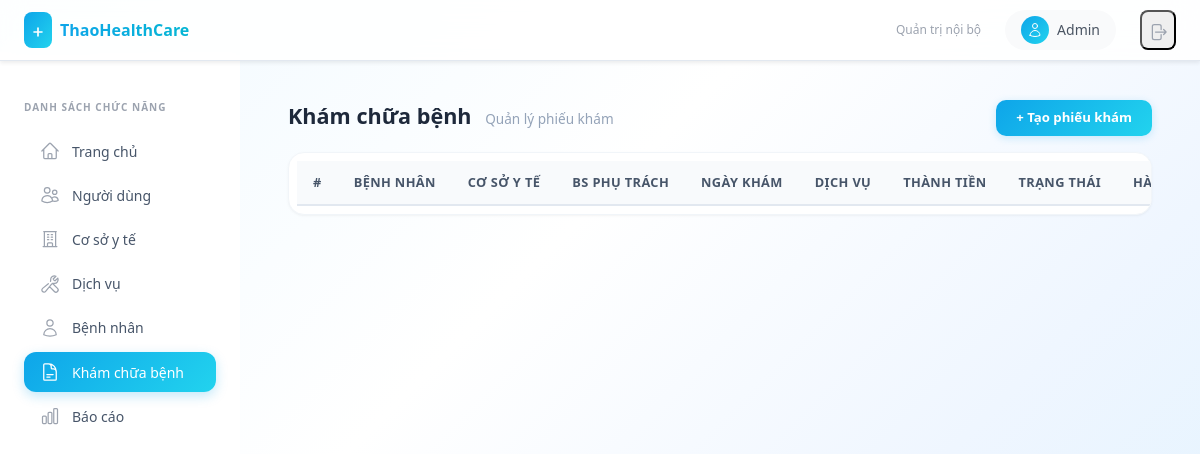
Before: /examinations/ (signed in) with the older database file.
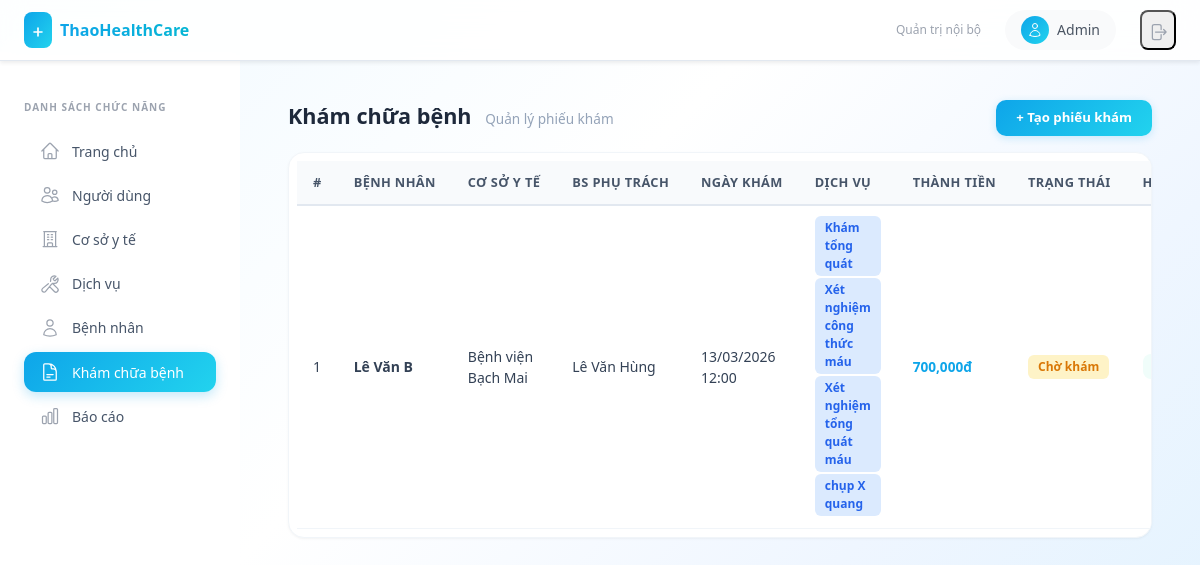
After: the same page with the newer database file.
### api/models.py (models this page shows, shortened)
class MedicalExamination(models.Model):
    STATUS_CHOICES = [
        ('awaiting_payment', 'Chờ thanh toán'),
        ('pending', 'Chờ khám'),
        ('in_progress', 'Đang khám'),
        ('completed', 'Hoàn thành'),
        ('cancelled', 'Đã hủy'),
    ]
    patient = models.ForeignKey('Patient', on_delete=models.CASCADE, related_name='examinations')
    facility = models.ForeignKey('MedicalFacility', on_delete=models.CASCADE, related_name='examinations')
    doctor = models.ForeignKey('User', on_delete=models.SET_NULL, null=True, blank=True, related_name='examinations')
    examination_date = models.DateTimeField()
    status = models.CharField(max_length=20, choices=STATUS_CHOICES, default='awaiting_payment')
    overall_result = models.TextField(blank=True, null=True)
    notes = models.TextField(blank=True, null=True)
    created_at = models.DateTimeField(auto_now_add=True)
    updated_at = models.DateTimeField(auto_now=True)

class Patient(models.Model):
    IDENTIFIER_CHOICES = [
        ('insurance', 'Số BHYT'),
        ('national_id', 'CMND/CCCD'),
        ('phone', 'Số điện thoại'),
    ]
    identifier_type = models.CharField(max_length=20, choices=IDENTIFIER_CHOICES)
    identifier = models.CharField(max_length=100, unique=True)
    name = models.CharField(max_length=255)
    contact_info = models.TextField(blank=True, null=True)
    gender = models.CharField(max_length=10, choices=[('male', 'Male'), ('female', 'Female'), ('other', 'Other')])
    created_by_facility = models.ForeignKey(MedicalFacility, on_delete=models.SET_NULL, null=True, related_name="patients")
    activity_history = models.JSONField(default=list, blank=True)

class MedicalFacility(models.Model):
    STATUS_CHOICES = [
        ('active', 'Đang hoạt động'),
        ('paused', 'Tạm dừng'),
        ('holiday', 'Nghỉ lễ'),
        ('maintenance', 'Bảo trì'),
        ('closed', 'Ngừng hoạt động'),
    ]
    code = models.CharField(max_length=50, unique=True)
    name = models.CharField(max_length=255)
    address = models.TextField()
    status = models.CharField(max_length=20, choices=STATUS_CHOICES, default='active')
    services = models.ManyToManyField(Service, blank=True, related_name='facilities')

class User(AbstractUser):
    code = models.CharField(max_length=50, unique=True)
    facility = models.ForeignKey(MedicalFacility, on_delete=models.CASCADE, related_name="users", null=True, blank=True)
    name = models.CharField(max_length=255)
    role = models.ForeignKey(Role, on_delete=models.SET_NULL, null=True, blank=True, related_name='users')
    created_at = models.DateTimeField(auto_now_add=True)
    updated_at = models.DateTimeField(auto_now=True)
    @property
    def role_code(self):
        return self.role.code if self.role else None

class ExaminationService(models.Model):
    STATUS_CHOICES = [
        ('pending', 'Chờ thực hiện'),
        ('in_progress', 'Đang thực hiện'),
        ('completed', 'Hoàn thành'),
    ]
    examination = models.ForeignKey(MedicalExamination, on_delete=models.CASCADE, related_name='examination_services')
    service = models.ForeignKey('Service', on_delete=models.CASCADE, related_name='examination_services')
    assigned_doctor = models.ForeignKey('User', on_delete=models.SET_NULL, null=True, blank=True, related_name='assigned_examination_services')
    service_time = models.DateTimeField(null=True, blank=True)
    room = models.CharField(max_length=50, blank=True, null=True)
    price = models.DecimalField(max_digits=12, decimal_places=0, default=0)
    result = models.TextField(blank=True, null=True)
    status = models.CharField(max_length=20, choices=STATUS_CHOICES, default='pending')
    notes = models.TextField(blank=True, null=True)

class Service(models.Model):
    SERVICE_TYPE_CHOICES = [
        ('kham_benh', 'Khám bệnh'),
        ('xet_nghiem', 'Xét nghiệm'),
        ('chan_doan_hinh_anh', 'Chẩn đoán hình ảnh'),
        ('phau_thuat', 'Phẫu thuật'),
        ('noi_khoa', 'Nội khoa'),
        ('ngoai_khoa', 'Ngoại khoa'),
        ('san_phu_khoa', 'Sản phụ khoa'),
        ('nhi_khoa', 'Nhi khoa'),
        ('rang_ham_mat', 'Răng hàm mặt'),
        ('mat', 'Mắt'),
        ('tai_mui_hong', 'Tai mũi họng'),
        ('phuc_hoi_chuc_nang', 'Phục hồi chức năng'),
        ('khac', 'Khác'),
    ]
    code = models.CharField(max_length=50, unique=True)
    name = models.CharField(max_length=255)
    service_type = models.CharField(max_length=50, choices=SERVICE_TYPE_CHOICES, default='khac')
    price = models.DecimalField(max_digits=12, decimal_places=0, default=0)
    description = models.TextField(blank=True, null=True)

### api/views.py (the view)
# urls.py: path('examinations/', examination_list, name='examination_list'),
@permission_required('examination.view')
def examination_list(request):
    examinations = MedicalExamination.objects.select_related(
        'patient', 'facility', 'doctor'
    ).prefetch_related('examination_services__service').annotate(
        total_price=Sum('examination_services__price')
    ).order_by('-examination_date')
    patients = Patient.objects.all()
    facilities = MedicalFacility.objects.prefetch_related('services').filter(status='active')
    doctors = User.objects.filter(role__code='doctor')
    return render(request, 'examination_list.html', {
        'examinations': examinations,
        'patients': patients,
        'facilities': facilities,
        'doctors': doctors,
        'status_choices': MedicalExamination.STATUS_CHOICES,
        'tab': 'examinations',
    })

### api/templates/examination_list.html (shortened to what this page needs)
{% extends "base.html" %}
{% load humanize %}
{% block content %}
<div class="table-toolbar">
    <h3 class="page-title">Khám chữa bệnh <small>Quản lý phiếu khám</small></h3>
    <button class="btn-add" data-bs-toggle="modal" data-bs-target="#examModal" onclick="openCreateExam()">+ Tạo phiếu khám</button>
</div>
<div class="table-card">
    <table id="examTable" class="table table-striped" style="width:100%">
        <thead>
            <tr>
                <th>#</th>
                <th>Bệnh nhân</th>
                <th>Cơ sở y tế</th>
                <th>BS phụ trách</th>
                <th>Ngày khám</th>
                <th>Dịch vụ</th>
                <th>Thành tiền</th>
                <th>Trạng thái</th>
                <th>Hành động</th>
            </tr>
        </thead>
        <tbody>
            {% for exam in examinations %}
            <tr>
                <td>{{ forloop.counter }}</td>
                <td><strong>{{ exam.patient.name }}</strong></td>
                <td>{{ exam.facility.name }}</td>
                <td>{{ exam.doctor.name|default:"—" }}</td>
                <td>{{ exam.examination_date|date:"d/m/Y H:i" }}</td>
                <td>
                    {% for es in exam.examination_services.all %}
                        <span class="badge-role badge-role-doctor" style="margin-bottom:2px;">{{ es.service.name }}</span>
                    {% empty %}
                        <span style="color:#94a3b8; font-size:0.8rem;">—</span>
                    {% endfor %}
                </td>
                <td>
                    {% if exam.total_price %}
                        <a href="javascript:void(0)" onclick="showPriceDetail({{ exam.id }})" style="color:#0ea5e9; font-weight:600; font-size:0.85rem; text-decoration:none;">
                            {{ exam.total_price|floatformat:0|intcomma }}đ
                        </a>
                    {% else %}
                        <span style="color:#94a3b8; font-size:0.8rem;">0đ</span>
                    {% endif %}
                </td>
                <td>
                    {% if exam.status == 'awaiting_payment' %}
                        <span class="badge-role" style="background:#f3e8ff; color:#9333ea;">Chờ thanh toán</span>
                    {% elif exam.status == 'pending' %}
                        <span class="badge-role" style="background:#fef3c7; color:#d97706;">Chờ khám</span>
                    {% elif exam.status == 'in_progress' %}
                        <span class="badge-role" style="background:#dbeafe; color:#2563eb;">Đang khám</span>
                    {% elif exam.status == 'completed' %}
                        <span class="badge-role" style="background:#dcfce7; color:#16a34a;">Hoàn thành</span>
                    {% elif exam.status == 'cancelled' %}
                        <span class="badge-role" style="background:#fee2e2; color:#dc2626;">Đã hủy</span>
                    {% endif %}
                </td>
                <td style="white-space:nowrap;">
                    {% if exam.status != 'awaiting_payment' and exam.status != 'cancelled' %}
                        <a href="/examinations/{{ exam.id }}/" class="btn-action btn-action-info">Kết quả khám</a>
                    {% endif %}
                </td>
            </tr>
            {% endfor %}
        </tbody>
    </table>
</div>
<link rel="stylesheet" href="https://cdn.datatables.net/1.13.6/css/dataTables.bootstrap5.min.css">
{% endblock %}

Changed rows visible on the page:
added MedicalExamination: patient.name "Lê Văn B", facility.name "Bệnh viện Bạch Mai", doctor.name "Lê Văn Hùng", examination_date "13/03/2026 12:00", total_price "700,000", status "Chờ khám"
added ExaminationService: service.name "Khám tổng quát"
added ExaminationService: service.name "Xét nghiệm công thức máu"
added ExaminationService: service.name "Xét nghiệm tổng quát máu"
added ExaminationService: service.name "chụp X quang"
